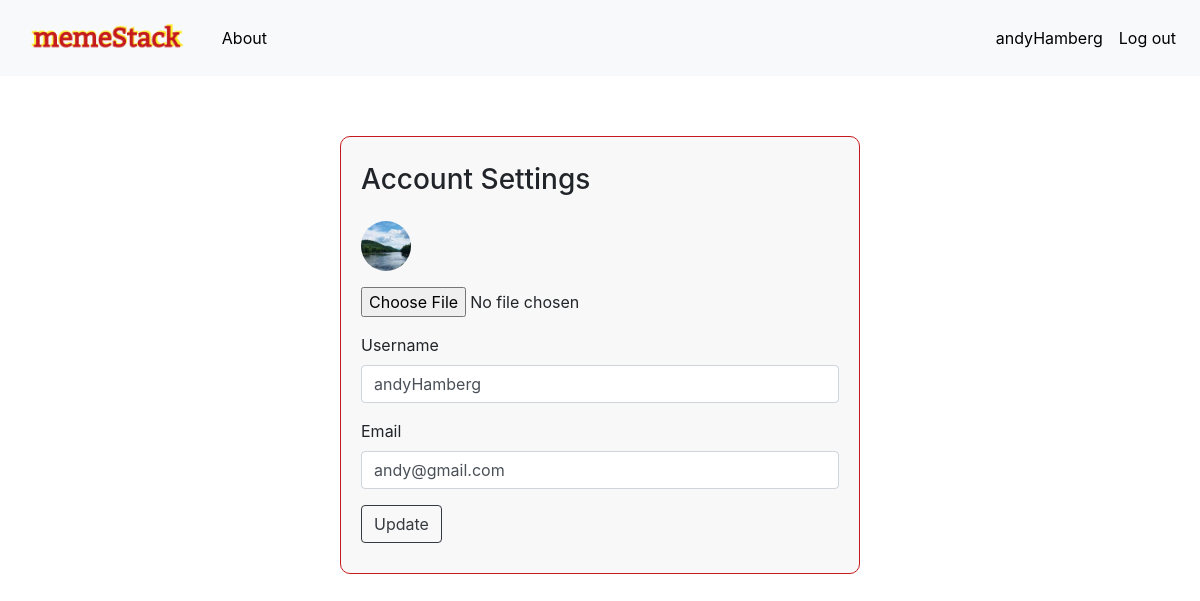
/account (signed in), run on the app's committed database.
### mainproject/models.py (models this page shows, shortened)
class User(db.Model,UserMixin):
    __tablename__ = "users"
    id = db.Column(db.Integer,primary_key= True)
    profile_image = db.Column(db.String(20),nullable=False,default='default_profile.png')
    email = db.Column(db.String(64),unique = True, index = True)
    username = db.Column(db.String(64),unique = True, index = True)
    password_hash = db.Column(db.String(128))
    memes = db.relationship('Meme',backref='author',lazy = True) # now the Meme table have a column named author which is invisible

### mainproject/users/views.py (the view)
@users.route('/account',methods=['GET','POST'])
@login_required
def account():
    form = UpdateUserForm()
    if form.validate_on_submit():
        if form.picture.data:
            username = current_user.username
            pic = add_profile_pic(form.picture.data,username)
            current_user.profile_image = pic
        current_user.username = form.username.data
        current_user.email = form.email.data
        db.session.commit()
        flash('User Information Updated!')
        return redirect(url_for('users.account'))
    elif request.method == "GET":
        form.username.data = current_user.username
        form.email.data = current_user.email
    profile_image = url_for('static',filename = 'profile_pics/' + current_user.profile_image)
    return render_template('account.html', profile_image = profile_image, form= form)

### mainproject/users/forms.py (shortened to what this page needs)
class UpdateUserForm(FlaskForm):
    email = StringField("Email",validators = [DataRequired(),Email()])
    username = StringField("Username",validators= [DataRequired()])
    picture = FileField("Update Profile Pictures", validators= [FileAllowed(['jpg','jpeg','png'])])
    submit = SubmitField("Update")

### mainproject/models.py (called while the page is built)
@login_manager.user_loader
def load_user(user_id):
    return User.query.get(user_id)

### mainproject/templates/account.html (shortened to what this page needs)
{% extends "base.html" %} {% block content %}
<div class="container account_style">
    <div class="row">
        <div class="col-sm-3"></div>
        <div class="col-sm-6 account_form">
            <h3 class="mt-3">Account Settings</h3>
            <img class="mt-3" src="{{url_for('static',filename= 'profile_pics/'+current_user.profile_image)}}" alt="">
            <form class="mt-3" method="POST" enctype="multipart/form-data">
                <div class="form-group">
                    {{ form.picture }}
                </div>
                <div class="form-group mt-3">
                    {{ form.username.label }} {{ form.username(class="form-control") }}
                </div>
                <div class="form-group">
                    {{ form.email.label }} {{ form.email(class="form-control") }}
                </div>
                {{ form.submit(class="btn btn-outline-dark") }}
            </form>
        </div>
        <div class="col-sm-3"></div>
    </div>
</div>
{% endblock %}

### mainproject/templates/base.html (shortened to what this page needs)
<!doctype html>
<html lang="en">
<head>
    <link rel="stylesheet" href="https://stackpath.bootstrapcdn.com/bootstrap/4.5.2/css/bootstrap.min.css">
    <link rel="stylesheet" href="{{ url_for('static',filename='css/style.css') }}">
</head>
<body>
    <nav class="navbar navbar-expand-lg navbar-light bg-light">
        <a class="navbar-brand" href="{{ url_for('core.index') }}">
            <img src="../static/images/logo2.png" alt="">
        </a>
        <div class="collapse navbar-collapse" id="navbarNav">
            <ul class="navbar-nav">
                <li class='nav-item about'>
                    <a class="nav-link" href="{{ url_for('core.about') }}">About</a>
                </li>
            </ul>
            <ul class="navbar-nav ml-auto">
                {% if current_user.is_authenticated %}
                <li class="nav-item">
                    <a class="nav-link" href="{{url_for('users.profile',username= current_user.username)}}">{{current_user.username}}</a>
                </li>
                <li class="nav-item">
                    <a class="nav-link" href="{{ url_for('users.logout') }}">Log out</a>
                </li>
                {% endif %}
            </ul>
        </div>
    </nav>
    <div class="mainContainer">
        {% block content %} {% endblock %}
    </div>
</body>
</html>

### mainproject/static/css/style.css (style rules this page uses)
.mainContainer { padding: 20px 80px; }
.navbar-brand img { height: 50px; }
.nav-link:link { color: black !important; }
.create_meme_style .create_meme_form, .account_style .account_form, .login_style .login_form, .register_style .register_form { margin-top: 40px; background: #f8f8f8; padding: 10px 20px 30px 20px; border-radius: 10px; border: 1px solid #c51a1d !important; }
.account_form img { width: 50px; height: 50px; border-radius: 50%; object-fit: cover; }

### data on the page
User: username "andyHamberg", profile_image (picture), email "andy@gmail.com"
